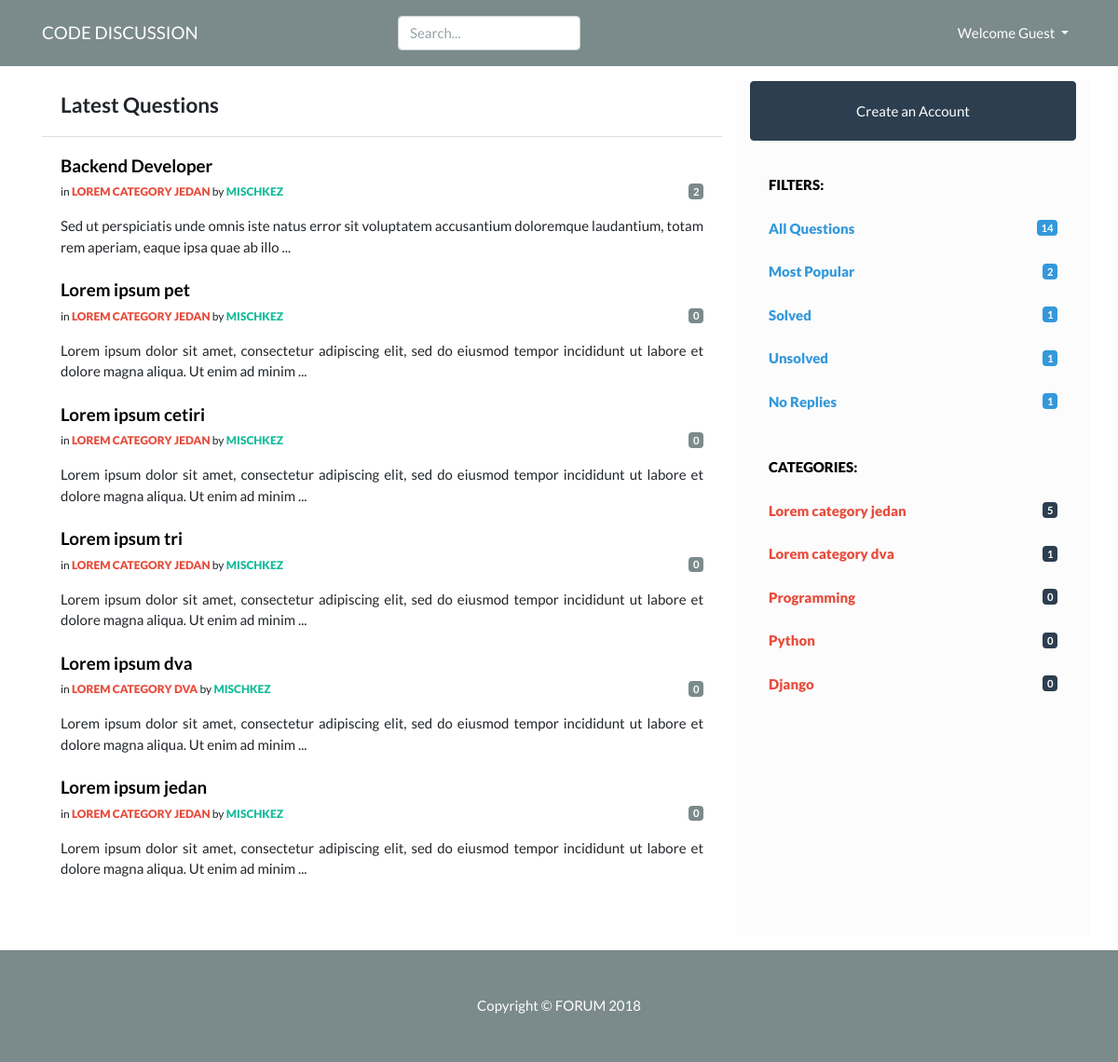
The page / on the database its author committed.
### questions/models.py (models this page shows, shortened)
class Question(models.Model):
    category = models.ForeignKey(
        Category, on_delete=models.CASCADE, related_name='questions')
    owner = models.ForeignKey(
        User, on_delete=models.CASCADE, related_name='questions')
    title = models.CharField(max_length=150, unique=True)
    slug = models.SlugField(max_length=150, unique=True, editable=False)
    content = models.TextField(blank=False, unique=True)
    created_at = models.DateTimeField(auto_now_add=True)
    updated_at = models.DateTimeField(auto_now=True)
    solved = models.BooleanField(default=False)
    likes = GenericRelation('Like')
    def get_absolute_url(self):
        return reverse('question', kwargs={'slug': self.slug})
    class Meta:
        get_latest_by = "-pk"

class Category(models.Model):
    title = models.CharField(max_length=150, unique=True)
    slug = models.SlugField(max_length=150, unique=True, editable=False)
    description = models.CharField(max_length=300)
    created_at = models.DateTimeField(auto_now_add=True)
    updated_at = models.DateTimeField(auto_now=True)
    def __str__(self):
        return self.title
    def get_absolute_url(self):
        return reverse('category', kwargs={'slug': self.slug})
    class Meta:
        verbose_name_plural = "Categories"

### questions/views.py (the view)
# urls.py: path('', IndexView.as_view(), name='index'),
class IndexView(generic.ListView):
    template_name = 'questions/index.html'
    context_object_name = 'latest_question_list'
    def get_queryset(self):
        if 'q' in self.request.GET:
            search = self.request.GET['q']
            return Question.objects.filter(
                Q(title__icontains=search) |
                Q(content__icontains=search)
            )
        else:
            return reversed(get_list_or_404(Question))

### questions/templatetags/forum_extras.py (called while the page is built)
@register.inclusion_tag('questions/_categories.html')
def show_categories():
    categories = Category.objects.all()
    return {'categories': categories}

### templates/questions/index.html (shortened to what this page needs)
{% extends 'base.html' %}
{% load forum_extras %}
{% block content %}
  <div class="row mt-3">
    <div class="col-md-8">
      <div class="card mb-3 no-border">
        <div class="card-header white-bg">
          <h4>
            <strong>
              {% if request.path == '/' %}
                Latest Questions
              {% else %}
                Search Results
              {% endif %}
            </strong>
          </h4>
        </div>
        <div class="card-body">
          {% for question in latest_question_list %}
            {% include 'questions/_question.html' %}
          {% empty %}
            <h4>No questions are submitted. You can add it by clicking <a href="{% url 'new_question' %}">here</a>!</h4>
          {% endfor %}
        </div>
      </div>
    </div>
    <div class="col-md-4 bg-light">
      {% if not request.user.is_authenticated %}
        <a href="{% url 'register' %}" class="btn btn-primary btn-block mb-2 btn-padding">
          Create an Account
        </a>
      {% endif %}
      <ul class="list-group mt-4 mb-4">
          <li class="list-group-item d-flex justify-content-between align-items-center no-border bg-light">
            <span class="upper bold text-secondary">Filters:</span>
          </li>
        <li class="list-group-item d-flex justify-content-between align-items-center text-info bold no-border bg-light">
          All Questions
          <span class="badge badge-primary badge-info">14</span>
        </li>
        <li class="list-group-item d-flex justify-content-between align-items-center text-info bold no-border bg-light">
          Most Popular
          <span class="badge badge-primary badge-info">2</span>
        </li>
        <li class="list-group-item d-flex justify-content-between align-items-center text-info bold no-border bg-light">
          Solved
          <span class="badge badge-primary badge-info">1</span>
        </li>
        <li class="list-group-item d-flex justify-content-between align-items-center text-info bold no-border bg-light">
          Unsolved
          <span class="badge badge-primary badge-info">1</span>
        </li>
        <li class="list-group-item d-flex justify-content-between align-items-center text-info bold no-border bg-light">
          No Replies
          <span class="badge badge-primary badge-info">1</span>
        </li>
      </ul>
      {% show_categories %}
    </div>
  </div>
{% endblock %}

### templates/questions/_question.html
<article class="mb-4">
  <h5>
    <strong>
      <a href="{{ question.get_absolute_url }}" class="text-secondary">
        {{ question.title }}
      </a>
    </strong>
  </h5>
  <span class="badge badge-dark float-right">
    {{ question.replies.count }}
  </span>
  <p style="font-size: 0.9em; font-size: 0.8em;">
    in
    <a href="{{ question.category.get_absolute_url }}" class="text-danger bold upper">
      {{ question.category }}
    </a>
    by
    <a href="{% url 'profile' question.owner %}" class="text-success bold upper">
      {{ question.owner }}
    </a>
  </p>
  <div class="">
    {{ question.content|slice:':140' }} ...
  </div>
</article>

### templates/questions/_categories.html
<ul class="list-group">
  <li class="list-group-item d-flex justify-content-between align-items-center bg-light no-border">
    <span class="upper bold text-secondary">Categories:</span>
  </li>
  {% for category in categories %}
    <li class="list-group-item d-flex justify-content-between align-items-center bold bg-light no-border">
      <a href="{{ category.get_absolute_url }}" class="text-danger">
        {{ category.title }}
      </a>
      <span class="badge badge-primary">
        {{ category.questions.count }}
      </span>
    </li>
  {% endfor %}
</ul>

### assets/css/custom.css (style rules this page uses)
html { height: 100%; box-sizing: border-box; }
body { position: relative; margin: 0; padding-bottom: 6rem; min-height: 100%; text-align: justify; }
.btn-padding { padding: 20px; }
.white-bg { background-color: white; }
.text-secondary { color: black !important; }
.upper { text-transform: uppercase; }
.bold { font-weight: 900; }
.no-border { border: none !important; }
.card { border-radius: 0%; }
.list-group-item { border-radius: 0% !important; }
.bg-light { background-color: #fcfcfc !important; }

### rows shown on the page
Question: title "Backend Developer", replies.count "2", category "LOREM CATEGORY JEDAN", owner "MISCHKEZ", content "Sed ut perspiciatis unde omnis iste natus error sit voluptatem accusantium doloremque laudantium, totam rem aperiam, eaque ipsa quae ab illo"
Question: title "Lorem ipsum pet", replies.count "0", category "LOREM CATEGORY JEDAN", owner "MISCHKEZ", content "Lorem ipsum dolor sit amet, consectetur adipiscing elit, sed do eiusmod tempor incididunt ut labore et dolore magna aliqua. Ut enim ad minim"
Question: title "Lorem ipsum cetiri", replies.count "0", category "LOREM CATEGORY JEDAN", owner "MISCHKEZ", content "Lorem ipsum dolor sit amet, consectetur adipiscing elit, sed do eiusmod tempor incididunt ut labore et dolore magna aliqua. Ut enim ad minim"
Question: title "Lorem ipsum tri", replies.count "0", category "LOREM CATEGORY JEDAN", owner "MISCHKEZ", content "Lorem ipsum dolor sit amet, consectetur adipiscing elit, sed do eiusmod tempor incididunt ut labore et dolore magna aliqua. Ut enim ad minim"
Question: title "Lorem ipsum dva", replies.count "0", category "LOREM CATEGORY DVA", owner "MISCHKEZ", content "Lorem ipsum dolor sit amet, consectetur adipiscing elit, sed do eiusmod tempor incididunt ut labore et dolore magna aliqua. Ut enim ad minim"
Question: title "Lorem ipsum jedan", replies.count "0", category "LOREM CATEGORY JEDAN", owner "MISCHKEZ", content "Lorem ipsum dolor sit amet, consectetur adipiscing elit, sed do eiusmod tempor incididunt ut labore et dolore magna aliqua. Ut enim ad minim"
Category: title "Lorem category jedan", questions.count "5"
Category: title "Lorem category dva", questions.count "1"
Category: title "Programming", questions.count "0"
Category: title "Python", questions.count "0"
Category: title "Django", questions.count "0"
